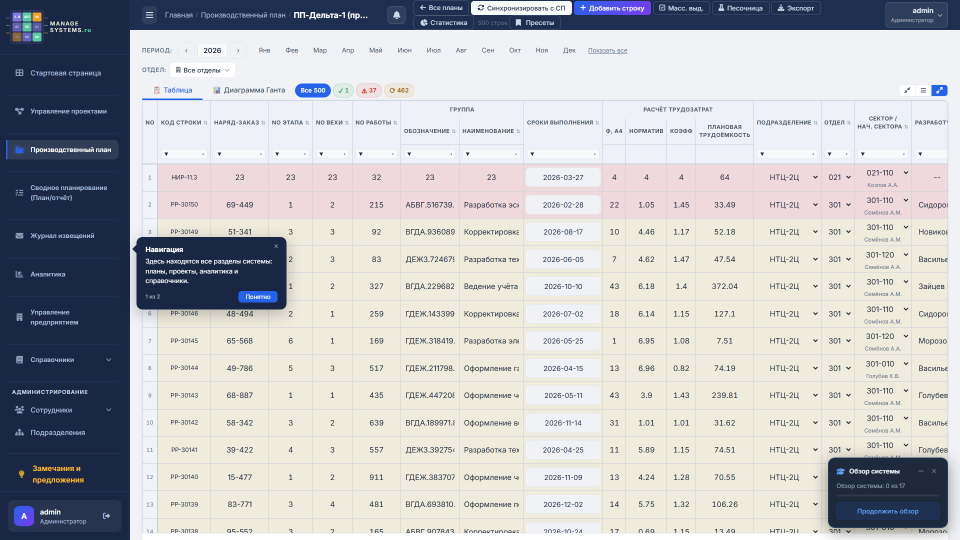
#> input picture docs/screenshots/pp_table.png, 1920 x 1080 px (shown at 1/2 size); its folder holds 3 pictures in this run
$ python make_crops.py
#> lines starting #> are read from the running program, lines starting #| are printed output that depends on the picture
"""
Нарезает zoom-фрагменты из полноразмерных скриншотов.
Sidebar ~255px, top nav ~55px, content starts at ~(255, 60).
"""

import os
from pathlib import Path

from PIL import Image, ImageDraw, ImageFont

SCREENSHOTS = Path(__file__).parent / "screenshots"
CROPS = Path(__file__).parent / "screenshots" / "crops"
CROPS.mkdir(exist_ok=True)

FONT_PATH = None
for candidate in [
    "C:/Windows/Fonts/calibri.ttf",
    "C:/Windows/Fonts/arial.ttf",
]:
    if os.path.exists(candidate):
        FONT_PATH = candidate
        break


def get_font(size):
    if FONT_PATH:
        return ImageFont.truetype(FONT_PATH, size)
    return ImageFont.load_default()


def crop_save(src, dst, box, scale=1.0):
    img = Image.open(SCREENSHOTS / src)
    c = img.crop(box)
    if scale != 1.0:
        c = c.resize((int(c.width * scale), int(c.height * scale)), Image.LANCZOS)
    c.save(CROPS / dst, quality=95)
    print(f"  {dst}: {c.size[0]}x{c.size[1]}")
    return c


def label(img, text, pos, color=(26, 115, 232), size=24):
    draw = ImageDraw.Draw(img)
    font = get_font(size)
    bb = draw.textbbox(pos, text, font=font)
    draw.rectangle([bb[0] - 4, bb[1] - 3, bb[2] + 4, bb[3] + 3], fill=(255, 255, 255))
    draw.text(pos, text, fill=color, font=font)
    return img


def rect(img, box, color=(255, 68, 68), width=3):
    ImageDraw.Draw(img).rectangle(box, outline=color, width=width)
    return img


def arrow_line(img, start, end, color=(255, 68, 68), width=2):
    ImageDraw.Draw(img).line([start, end], fill=color, width=width)
    return img


def make_annotated_full(src, dst, annotations):
    """Copy full screenshot, add annotation boxes + labels with lines."""
#> called with src = 'pp_table.png', dst = 'pp_table_annotated.png'
    img = Image.open(SCREENSHOTS / src).copy()
#> img is the input picture: PIL image 1920x1080 RGB; mean R, G, B 190, 190.8, 194
    for ann in annotations:
        box = ann.get("box")
        lbl = ann.get("label")
        lpos = ann.get("label_pos")
        col = ann.get("color", (255, 68, 68))
        if box:
            rect(img, box, color=col, width=3)
        if lbl and lpos:
            label(img, lbl, lpos, color=col, size=ann.get("font_size", 22))
            # line from label to box center
            if box:
                box_cx = (box[0] + box[2]) // 2
                box_cy = (box[1] + box[3]) // 2
                bb = ImageDraw.Draw(img).textbbox(
                    lpos, lbl, font=get_font(ann.get("font_size", 22))
                )
                lbl_cx = (bb[0] + bb[2]) // 2
                lbl_cy = bb[3] + 5
                arrow_line(img, (lbl_cx, lbl_cy), (box_cx, box_cy), color=col)
#> this loop made 3 passes
#> (lbl_cx, lbl_cy) on passes 1 to 3: (1002, 75), (1149, 101), (1449, 131)
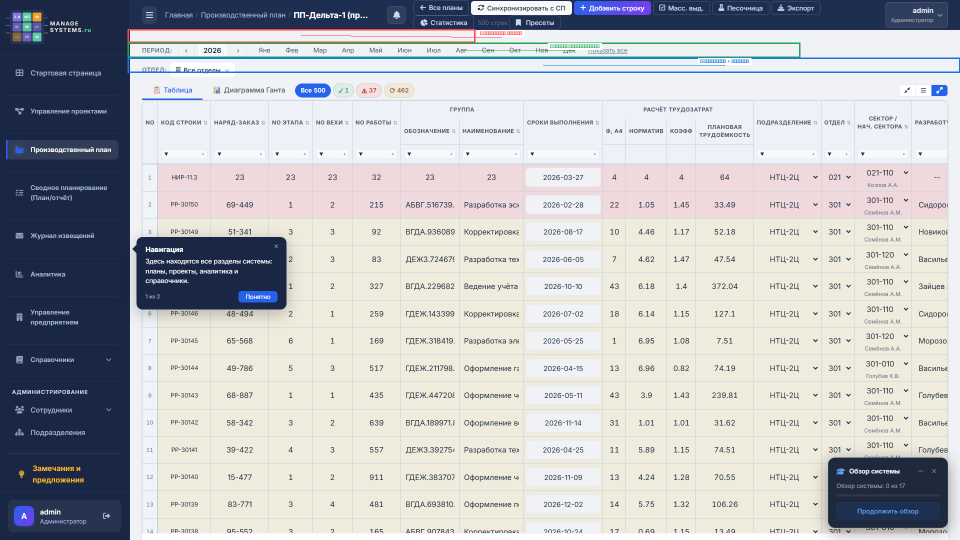
#> img: PIL image 1920x1080 RGB (shown at 1/2 size); mean R, G, B 188.4, 189.7, 193.2
    img.save(CROPS / dst, quality=95)
    print(f"  {dst}: {img.size[0]}x{img.size[1]} (annotated)")
#|   pp_table_annotated.png: 1920x1080 (annotated)
    return img


def make_all():
    print("Нарезка фрагментов...")

    # ===== PP TABLE =====
    # Full annotated PP
    make_annotated_full(
        "pp_table.png",
        "pp_table_annotated.png",
        [
            {
                "box": (255, 58, 950, 85),
                "label": "① Статусная панель",
                "label_pos": (960, 60),
                "color": (255, 68, 68),
            },
            {
                "box": (255, 85, 1600, 115),
                "label": "② Панель инструментов",
                "label_pos": (1100, 86),
                "color": (34, 168, 83),
            },
            {
                "box": (255, 115, 1920, 145),
                "label": "③ Заголовки + фильтры",
                "label_pos": (1400, 116),
                "color": (26, 115, 232),
            },
        ],
    )

    # Status panel zoom
    c = crop_save("pp_table.png", "pp_status_panel.png", (255, 58, 950, 88), scale=3.0)
#> in crop_save, `c = img.crop(box)`:
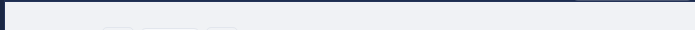
#> c: PIL image 695x30 RGB; mean R, G, B 225, 227.9, 233.3
#> in crop_save, `c = c.resize((int(c.width * scale), int(c.height * scale)), Image.LANC..`:
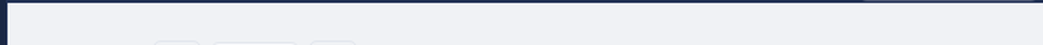
#> c: PIL image 2085x90 RGB (shown at 1/2 size); mean R, G, B 224.9, 227.9, 233.2
#|   pp_status_panel.png: 2085x90
    label(c, "Все · Выполнено · Просрочено · В работе", (10, 10), size=20)
    c.save(CROPS / "pp_status_panel.png")

    # Toolbar zoom
    c = crop_save("pp_table.png", "pp_toolbar.png", (255, 85, 1600, 115), scale=3.0)
#> call 2 of crop_save, with src = 'pp_table.png', dst = 'pp_toolbar.png', box = (255, 85, 1600, 115), scale = 3
#> in crop_save (call 2), `c = img.crop(box)`:
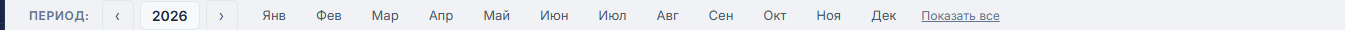
#> c: PIL image 1345x30 RGB; mean R, G, B 233, 235.5, 239.1
#|   pp_toolbar.png: 4035x90
    label(
        c,
        "Поиск | Добавить строку | Синхронизация | Статистика | Промилле",
        (10, 10),
        size=18,
    )
    c.save(CROPS / "pp_toolbar.png")

    # Headers + filter buttons
    crop_save("pp_table.png", "pp_headers.png", (255, 115, 1920, 150), scale=3.0)
#> call 3 of crop_save, with src = 'pp_table.png', dst = 'pp_headers.png', box = (255, 115, 1920, 150), scale = 3
#> in crop_save (call 3), `c = img.crop(box)`:
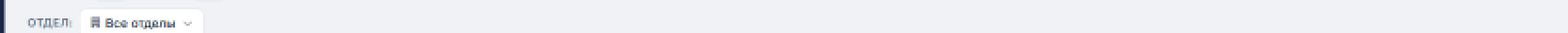
#> c: PIL image 1665x35 RGB (shown at 1/2 size); mean R, G, B 238.6, 240.6, 243.7
#|   pp_headers.png: 4995x105

    # Data rows
    crop_save("pp_table.png", "pp_rows_zoom.png", (255, 145, 1920, 380), scale=1.5)
#> call 4 of crop_save, with src = 'pp_table.png', dst = 'pp_rows_zoom.png', box = (255, 145, 1920, 380), scale = 1.5
#> in crop_save (call 4), `c = img.crop(box)`:
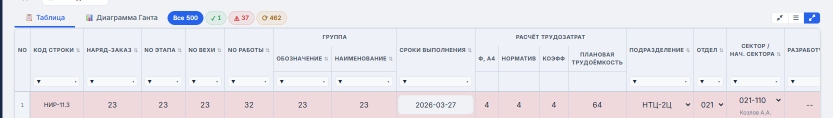
#> c: PIL image 1665x235 RGB (shown at 1/2 size); mean R, G, B 232.7, 231.1, 236.8
#> in crop_save (call 4), `c = c.resize((int(c.width * scale), int(c.height * scale)), Image.LANC..`:
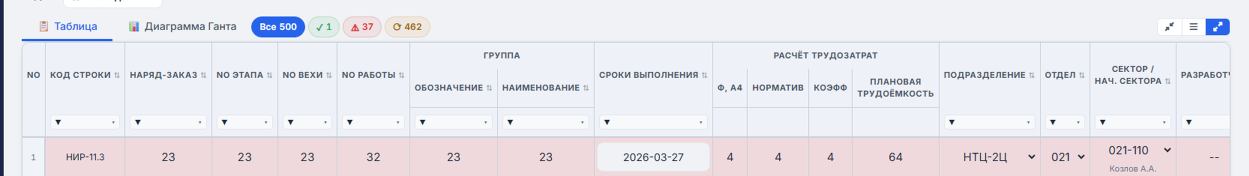
#> c: PIL image 2497x352 RGB (shown at 1/2 size); mean R, G, B 232.6, 231.1, 236.7
#|   pp_rows_zoom.png: 2497x352

    # ===== PLAN TABLE (SP) =====
    make_annotated_full(
        "plan_table.png",
        "sp_table_annotated.png",
        [
            {
                "box": (255, 58, 780, 80),
                "label": "① Статусная панель",
                "label_pos": (800, 60),
                "color": (255, 68, 68),
            },
            {
                "box": (255, 20, 1500, 55),
                "label": "② Тулбар (+ Задача, Ошибки, Плотность, Столбцы)",
                "label_pos": (800, 2),
                "color": (34, 168, 83),
            },
            {
                "box": (255, 80, 1920, 120),
                "label": "③ Заголовки с фильтрами",
                "label_pos": (1400, 78),
                "color": (26, 115, 232),
            },
        ],
    )

    # SP rows with monthly hours zoom
    crop_save("plan_table.png", "sp_rows_zoom.png", (255, 120, 1920, 400), scale=1.3)

    # ===== DASHBOARD =====
    make_annotated_full(
        "dashboard.png",
        "dash_annotated.png",
        [
            {
                "box": (300, 55, 1640, 95),
                "label": "① Переключатель периода",
                "label_pos": (1100, 38),
                "color": (255, 68, 68),
            },
            {
                "box": (300, 95, 1640, 220),
                "label": "② Карточки показателей",
                "label_pos": (1100, 222),
                "color": (34, 168, 83),
            },
            {
                "box": (300, 240, 1640, 510),
                "label": "③ Блок Команда",
                "label_pos": (1100, 510),
                "color": (26, 115, 232),
            },
        ],
    )

    # Metrics cards zoom
    c = crop_save("dashboard.png", "dash_metrics.png", (300, 95, 1640, 220), scale=1.8)
    c.save(CROPS / "dash_metrics.png")

    # Team block zoom
    crop_save("dashboard.png", "dash_team.png", (300, 240, 1640, 510), scale=1.3)

    # ===== NOTICES =====
    make_annotated_full(
        "notices.png",
        "notices_annotated.png",
        [
            {
                "box": (255, 35, 1920, 65),
                "label": "Заголовки столбцов",
                "label_pos": (1500, 18),
                "color": (26, 115, 232),
            },
            {
                "box": (1830, 60, 1915, 500),
                "label": "Статусы (цветовые)",
                "label_pos": (1650, 500),
                "color": (255, 68, 68),
            },
        ],
    )

    # Notices rows zoom
    crop_save("notices.png", "notices_rows.png", (255, 55, 1920, 350), scale=1.3)

    # ===== ANALYTICS =====
    make_annotated_full(
        "analytics.png",
        "analytics_annotated.png",
        [
            {
                "box": (300, 80, 1500, 130),
                "label": "① Карточки-итоги",
                "label_pos": (1100, 62),
                "color": (255, 68, 68),
            },
            {
                "box": (300, 130, 1500, 370),
                "label": "② Графики загрузки",
                "label_pos": (1100, 372),
                "color": (34, 168, 83),
            },
            {
                "box": (300, 390, 1500, 540),
                "label": "③ Таблица по отделам",
                "label_pos": (1100, 540),
                "color": (26, 115, 232),
            },
        ],
    )

    # Chart zoom
    crop_save("analytics.png", "analytics_chart.png", (300, 130, 1500, 370), scale=1.5)

    # ===== WORK CALENDAR =====
    make_annotated_full(
        "work_calendar.png",
        "cal_annotated.png",
        [
            {
                "box": (255, 30, 800, 280),
                "label": "① Сводная таблица часов",
                "label_pos": (810, 100),
                "color": (255, 68, 68),
            },
            {
                "box": (255, 290, 1920, 540),
                "label": "② Мини-календари",
                "label_pos": (1000, 545),
                "color": (34, 168, 83),
            },
        ],
    )

    # Mini calendars zoom
    crop_save("work_calendar.png", "cal_mini.png", (255, 290, 1920, 540), scale=1.3)

    # ===== EMPLOYEES =====
    make_annotated_full(
        "employees.png",
        "emp_annotated.png",
        [
            {
                "box": (255, 30, 900, 75),
                "label": "Поиск и фильтрация",
                "label_pos": (910, 40),
                "color": (255, 68, 68),
            },
        ],
    )
    crop_save("employees.png", "emp_roles.png", (255, 75, 900, 450), scale=1.5)

    # ===== PROFILE =====
    make_annotated_full(
        "profile.png",
        "profile_annotated.png",
        [
            {
                "box": (300, 45, 850, 300),
                "label": "① Карточка пользователя",
                "label_pos": (860, 100),
                "color": (255, 68, 68),
            },
            {
                "box": (300, 310, 850, 550),
                "label": "② Моё меню (настройки)",
                "label_pos": (860, 400),
                "color": (34, 168, 83),
            },
        ],
    )

    # My menu zoom
    crop_save("profile.png", "profile_menu.png", (300, 310, 850, 550), scale=1.8)

    # ===== COMMAND PALETTE =====
    crop_save("command_palette.png", "cmd_zoom.png", (550, 180, 1370, 550), scale=1.5)

    # ===== PROJECTS =====
    crop_save("projects.png", "proj_card.png", (270, 80, 680, 340), scale=2.0)

    # ===== LOGIN =====
    crop_save("login.png", "login_form.png", (620, 220, 1300, 680), scale=1.5)

    # ===== TOUR =====
    crop_save("tour_step.png", "tour_card.png", (50, 85, 700, 280), scale=2.0)

    print(f"\nГотово! {len(list(CROPS.glob('*.png')))} фрагментов")


if __name__ == "__main__":
#> (the run stopped early here; a loop or call above may not have finished)
